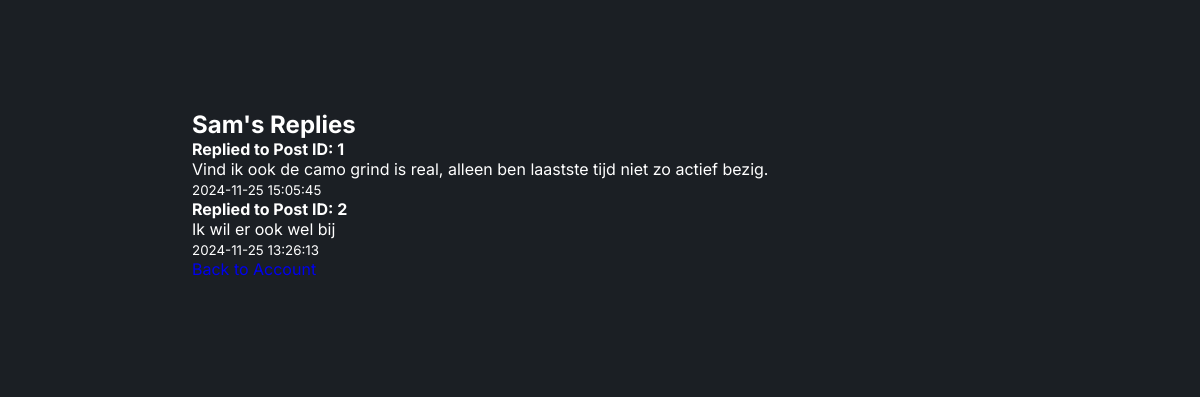
The page /account/replies (signed in) on the database its author committed.
### app/models.py (models this page shows, shortened)
class User(db.Model, UserMixin):
    id = db.Column(db.Integer, primary_key=True)
    username = db.Column(db.String(50), unique=True, nullable=False)
    password_hash = db.Column(db.String(128), nullable=False)
    followed = db.relationship(
        'User', secondary=followers,
        primaryjoin=(followers.c.follower_id == id),
        secondaryjoin=(followers.c.followed_id == id),
        backref=db.backref('followers', lazy='dynamic'), lazy='dynamic'
    )

class Comment(db.Model):
    id = db.Column(db.Integer, primary_key=True)
    post_id = db.Column(db.Integer, db.ForeignKey('post.id'), nullable=False)
    username = db.Column(db.String(50), nullable=False)
    content = db.Column(db.String(280), nullable=False)
    timestamp = db.Column(db.DateTime, default=datetime.utcnow)
    like_count = db.Column(db.Integer, default=0)

### app/routes.py (the view)
@main.route('/account/replies')
@login_required
def view_replies():
    user = current_user
    user_replies = Comment.query.filter_by(username=user.username).order_by(Comment.timestamp.desc()).all()
    return render_template('replies.html', user=user, replies=user_replies)

### app/__init__.py (called while the page is built)
def create_app():
    app = Flask(__name__)
    app.config['SECRET_KEY'] = 'your_secret_key'
    app.config['SQLALCHEMY_DATABASE_URI'] = 'sqlite:///site.db'
    db.init_app(app)
    migrate.init_app(app, db)
    bcrypt.init_app(app)
    login_manager.init_app(app)
    login_manager.login_view = 'main.login'
    login_manager.login_message_category = 'info'
    from .routes import main
    app.register_blueprint(main)
    from .models import User
    @login_manager.user_loader
    def load_user(user_id):
        return User.query.get(int(user_id))
    return app

### app/templates/replies.html (shortened to what this page needs)
<!DOCTYPE html>
<html lang="en">
  <head>
    <link rel="stylesheet" href="{{ url_for('static', filename='stylesheet.css') }}" />
    <link href="https://cdn.jsdelivr.net/npm/remixicon@4.3.0/fonts/remixicon.css" rel="stylesheet" />
  </head>
<body>
    <section>
        <h1>{{ user.username }}'s Replies</h1>
        <ul>
            {% for reply in replies %}
            <li>
                <p><strong>Replied to Post ID: {{ reply.post_id }}</strong></p>
                <p>{{ reply.content }}</p>
                <small>{{ reply.timestamp.strftime('%Y-%m-%d %H:%M:%S') }}</small>
            </li>
            {% endfor %}
        </ul>
        <a href="{{ url_for('main.view_account') }}" class="back-link">Back to Account</a>
    </section>
</body>
</html>

### app/static/stylesheet.css (style rules this page uses)
* { padding: 0; margin: 0; box-sizing: border-box; font-family: "Inter", sans-serif; text-decoration: none; list-style: none; scroll-behavior: smooth; }
:root { --text-color: #fff; --bg-color: #1b1f24; --secong-bg-color: #22282f; --third-bg-color: #2d343f; --main-color: #359381; --second-color: #c3cad5; --tertiary-color: #93dfd5; --h1-font: 4.5rem; --h2-font: 2.9rem; --p-font: 1rem; }
body { color: var(--text-color); background: var(--bg-color); overflow-x: hidden; }
section { padding: 110px 16% 90px; background: var(--bg-color); }

### rows shown on the page
User: username "Sam"
Comment: post_id "1", content "Vind ik ook de camo grind is real, alleen ben laastste tijd niet zo actief bezig.", timestamp "2024-11-25 15:05:45"
Comment: post_id "2", content "Ik wil er ook wel bij", timestamp "2024-11-25 13:26:13"
